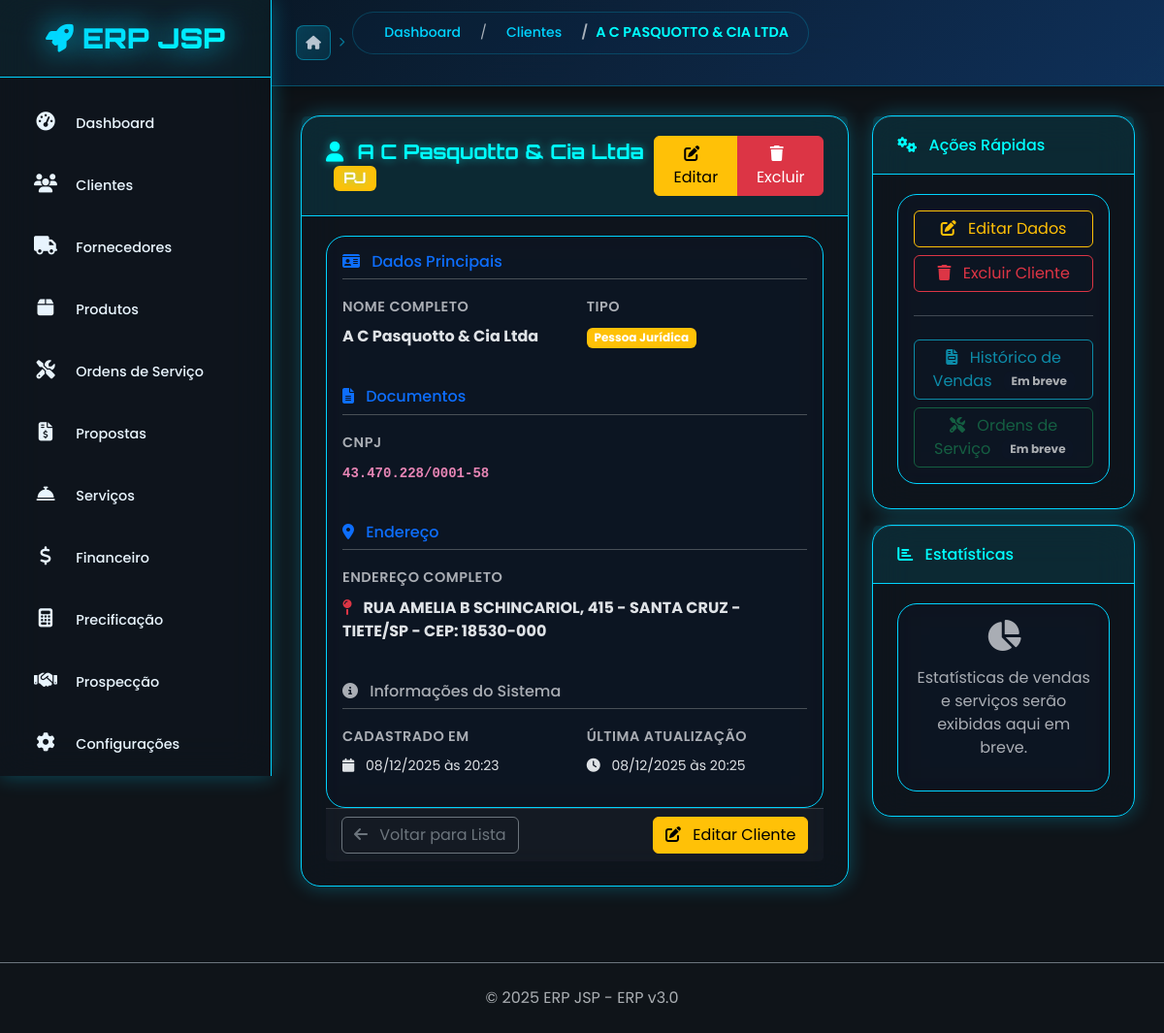
The app's page /cliente/18 with its own data.
### app/cliente/cliente_model.py (models this page shows, shortened)
class Cliente(BaseModel):
    __tablename__ = 'clientes'
    nome = db.Column(db.String(150), nullable=False, index=True)
    nome_fantasia = db.Column(db.String(150), index=True)  # Para PJ
    razao_social = db.Column(db.String(200))  # Para PJ
    tipo = db.Column(db.String(20), nullable=False, default='PF')  # PF ou PJ
    cpf_cnpj = db.Column(db.String(20), unique=True, index=True)
    rg_ie = db.Column(db.String(20))
    im = db.Column(db.String(20))  # Inscrição Municipal
    email = db.Column(db.String(150), index=True)
    email_financeiro = db.Column(db.String(150))  # Email específico para cobrança
    telefone = db.Column(db.String(20))
    celular = db.Column(db.String(20))
    whatsapp = db.Column(db.String(20))
    site = db.Column(db.String(200))
    contato_nome = db.Column(db.String(100))  # Nome do responsável
    contato_cargo = db.Column(db.String(100))  # Cargo do responsável
    contato_telefone = db.Column(db.String(20))
    contato_email = db.Column(db.String(150))
    cep = db.Column(db.String(10))
    endereco = db.Column(db.String(200))
    numero = db.Column(db.String(20))
    complemento = db.Column(db.String(100))
    bairro = db.Column(db.String(100))
    cidade = db.Column(db.String(100))
    estado = db.Column(db.String(2))
    pais = db.Column(db.String(50), default='Brasil')
    segmento = db.Column(db.String(100))  # Setor de atuação
    porte_empresa = db.Column(db.String(20))  # MEI, ME, EPP, Grande
    origem = db.Column(db.String(50))  # Como conheceu a empresa
    classificacao = db.Column(db.String(20), default='A')  # A, B, C (qualidade)
    limite_credito = db.Column(db.Numeric(10, 2), default=0)
    forma_pagamento_padrao = db.Column(db.String(50))
    prazo_pagamento_padrao = db.Column(db.Integer, default=30)  # dias
    desconto_padrao = db.Column(db.Numeric(5, 2), default=0)  # %
    data_nascimento = db.Column(db.Date)  # Para PF
    data_fundacao = db.Column(db.Date)  # Para PJ
    genero = db.Column(db.String(20))  # Para PF
    estado_civil = db.Column(db.String(20))  # Para PF
    profissao = db.Column(db.String(100))  # Para PF
    observacoes = db.Column(db.Text)
    observacoes_internas = db.Column(db.Text)  # Não visível em relatórios
    status = db.Column(db.String(20), default='ativo')  # ativo, inativo, bloqueado
    motivo_bloqueio = db.Column(db.String(200))
    @property
    def nome_display(self):
        if self.tipo == 'PJ' and self.nome_fantasia:
            return self.nome_fantasia.title()
        return self.nome.title() if self.nome else ''
    @property
    def documento_formatado(self):
        if not self.cpf_cnpj:
            return ''
        doc = ''.join(filter(str.isdigit, self.cpf_cnpj))
        if len(doc) == 11:  # CPF
            return f'{doc[:3]}.{doc[3:6]}.{doc[6:9]}-{doc[9:]}'
        elif len(doc) == 14:  # CNPJ
            return f'{doc[:2]}.{doc[2:5]}.{doc[5:8]}/{doc[8:12]}-{doc[12:]}'
        return self.cpf_cnpj
    @property
    def endereco_completo(self):
        partes = []
        if self.endereco:
            endereco_base = self.endereco
            if self.numero:
                endereco_base += f', {self.numero}'
            if self.complemento:
                endereco_base += f' - {self.complemento}'
            partes.append(endereco_base)
        if self.bairro:
            partes.append(self.bairro)
        if self.cidade and self.estado:
            partes.append(f'{self.cidade}/{self.estado}')
        elif self.cidade:
            partes.append(self.cidade)
        if self.cep:
            cep_formatado = self.cep_formatado
            if cep_formatado:
                partes.append(f'CEP: {cep_formatado}')
        return ' - '.join(partes) if partes else ''
    @property
    def cep_formatado(self):
        if not self.cep:
            return ''
        cep = ''.join(filter(str.isdigit, self.cep))
        if len(cep) == 8:
            return f'{cep[:5]}-{cep[5:]}'
        return self.cep

### app/cliente/cliente_routes.py (the view)
@cliente_bp.route('/<int:id>')
def visualizar(id):
    cliente = Cliente.query.get_or_404(id)
    return render_template('cliente/visualizar.html', cliente=cliente)

### app/cliente/templates/cliente/visualizar.html (shortened to what this page needs)
{% extends "base.html" %}
{% block breadcrumb %}
<nav aria-label="breadcrumb">
    <ol class="breadcrumb">
        <li class="breadcrumb-item"><a href="{{ url_for('painel.dashboard') }}">Dashboard</a></li>
        <li class="breadcrumb-item"><a href="{{ url_for('cliente.listar') }}">Clientes</a></li>
        <li class="breadcrumb-item active">{{ cliente.nome }}</li>
    </ol>
</nav>
{% endblock %}
{% block content %}
<div class="row">
    <div class="col-lg-8">
        <div class="card">
            <div class="card-header d-flex justify-content-between align-items-center">
                <h4 class="mb-0">
                    <i class="fas fa-user me-2"></i>
                    {{ cliente.nome_display }}
                    <span class="badge bg-{{ 'info' if cliente.tipo == 'PF' else 'warning' }} ms-2">
                        {{ cliente.tipo }}
                    </span>
                </h4>
                <div class="btn-group">
                    <a href="{{ url_for('cliente.editar', id=cliente.id) }}" class="btn btn-warning">
                        <i class="fas fa-edit me-2"></i>
                        Editar
                    </a>
                    <button type="button"
                            class="btn btn-danger"
                            onclick="confirmarExclusao('{{ cliente.nome }}', '{{ url_for('cliente.excluir', id=cliente.id) }}')">
                        <i class="fas fa-trash me-2"></i>
                        Excluir
                    </button>
                </div>
            </div>
            <div class="card-body">
                <div class="row mb-4">
                    <div class="col-12">
                        <h6 class="text-primary border-bottom pb-2 mb-3">
                            <i class="fas fa-id-card me-2"></i>
                            Dados Principais
                        </h6>
                    </div>
                    <div class="col-md-6">
                        <div class="mb-3">
                            <label class="form-label text-muted">Nome Completo</label>
                            <div class="fw-bold">{{ cliente.nome_display }}</div>
                        </div>
                    </div>
                    <div class="col-md-6">
                        <div class="mb-3">
                            <label class="form-label text-muted">Tipo</label>
                            <div>
                                <span class="badge bg-{{ 'info' if cliente.tipo == 'PF' else 'warning' }}">
                                    {{ 'Pessoa Física' if cliente.tipo == 'PF' else 'Pessoa Jurídica' }}
                                </span>
                            </div>
                        </div>
                    </div>
                </div>
                {% if cliente.cpf_cnpj or cliente.rg_ie %}
                <div class="row mb-4">
                    <div class="col-12">
                        <h6 class="text-primary border-bottom pb-2 mb-3">
                            <i class="fas fa-file-alt me-2"></i>
                            Documentos
                        </h6>
                    </div>
                    {% if cliente.cpf_cnpj %}
                    <div class="col-md-6">
                        <div class="mb-3">
                            <label class="form-label text-muted">
                                {{ 'CPF' if cliente.tipo == 'PF' else 'CNPJ' }}
                            </label>
                            <div class="fw-bold">
                                <code>{{ cliente.documento_formatado }}</code>
                            </div>
                        </div>
                    </div>
                    {% endif %}
                </div>
                {% endif %}
                {% if cliente.endereco_completo %}
                <div class="row mb-4">
                    <div class="col-12">
                        <h6 class="text-primary border-bottom pb-2 mb-3">
                            <i class="fas fa-map-marker-alt me-2"></i>
                            Endereço
                        </h6>
                    </div>
                    <div class="col-12">
                        <div class="mb-3">
                            <label class="form-label text-muted">Endereço Completo</label>
                            <div class="fw-bold">
                                <i class="fas fa-map-pin me-2 text-danger"></i>
                                {{ cliente.endereco_completo }}
                            </div>
                        </div>
                    </div>
                </div>
                {% endif %}
                <div class="row">
                    <div class="col-12">
                        <h6 class="text-muted border-bottom pb-2 mb-3">
                            <i class="fas fa-info-circle me-2"></i>
                            Informações do Sistema
                        </h6>
                    </div>
                    <div class="col-md-6">
                        <div class="mb-3">
                            <label class="form-label text-muted">Cadastrado em</label>
                            <div class="small">
                                <i class="fas fa-calendar me-2"></i>
                                {{ cliente.criado_em.strftime('%d/%m/%Y às %H:%M') }}
                            </div>
                        </div>
                    </div>
                    <div class="col-md-6">
                        <div class="mb-3">
                            <label class="form-label text-muted">Última atualização</label>
                            <div class="small">
                                <i class="fas fa-clock me-2"></i>
                                {{ cliente.atualizado_em.strftime('%d/%m/%Y às %H:%M') }}
                            </div>
                        </div>
                    </div>
                </div>
            </div>
            <div class="card-footer">
                <div class="d-flex justify-content-between">
                    <a href="{{ url_for('cliente.listar') }}" class="btn btn-outline-secondary">
                        <i class="fas fa-arrow-left me-2"></i>
                        Voltar para Lista
                    </a>
                    <div class="btn-group">
                        <a href="{{ url_for('cliente.editar', id=cliente.id) }}" class="btn btn-warning">
                            <i class="fas fa-edit me-2"></i>
                            Editar Cliente
                        </a>
                    </div>
                </div>
            </div>
        </div>
    </div>
    <div class="col-lg-4">
        <div class="card">
            <div class="card-header">
                <h6 class="mb-0">
                    <i class="fas fa-cogs me-2"></i>
                    Ações Rápidas
                </h6>
            </div>
            <div class="card-body">
                <div class="d-grid gap-2">
                    <a href="{{ url_for('cliente.editar', id=cliente.id) }}" class="btn btn-outline-warning">
                        <i class="fas fa-edit me-2"></i>
                        Editar Dados
                    </a>
                    <button type="button"
                            class="btn btn-outline-danger"
                            onclick="confirmarExclusao('{{ cliente.nome }}', '{{ url_for('cliente.excluir', id=cliente.id) }}')">
                        <i class="fas fa-trash me-2"></i>
                        Excluir Cliente
                    </button>
                    <hr>
                    <button class="btn btn-outline-info" disabled>
                        <i class="fas fa-file-invoice me-2"></i>
                        Histórico de Vendas
                        <span class="badge bg-secondary ms-2">Em breve</span>
                    </button>
                    <button class="btn btn-outline-success" disabled>
                        <i class="fas fa-tools me-2"></i>
                        Ordens de Serviço
                        <span class="badge bg-secondary ms-2">Em breve</span>
                    </button>
                </div>
            </div>
        </div>
        <div class="card mt-3">
            <div class="card-header">
                <h6 class="mb-0">
                    <i class="fas fa-chart-bar me-2"></i>
                    Estatísticas
                </h6>
            </div>
            <div class="card-body text-center">
                <div class="text-muted">
                    <i class="fas fa-chart-pie fa-2x mb-3"></i>
                    <p>Estatísticas de vendas e serviços serão exibidas aqui em breve.</p>
                </div>
            </div>
        </div>
    </div>
</div>
{% endblock %}

### records on screen
Cliente: nome "A C PASQUOTTO & CIA LTDA", nome_display "A C Pasquotto & Cia Ltda", tipo "PJ", tipo "Pessoa Jurídica", tipo "CNPJ", documento_formatado "43.470.228/0001-58", endereco_completo "RUA AMELIA B SCHINCARIOL, 415 - SANTA CRUZ - TIETE/SP - CEP: 18530-000", criado_em "08/12/2025 às 20:23", atualizado_em "08/12/2025 às 20:25"

### other values on screen
{{ COMPANY_NAME }} "ERP JSP"
{{ SYSTEM_VERSION }} "3.0"
